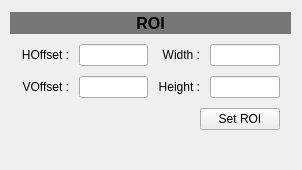
<?xml version="1.0" encoding="UTF-8"?>
<ui version="4.0">
 <class>CamRoi</class>
 <widget class="QWidget" name="CamRoi">
  <property name="geometry">
   <rect>
    <x>0</x>
    <y>0</y>
    <width>302</width>
    <height>170</height>
   </rect>
  </property>
  <property name="sizePolicy">
   <sizepolicy hsizetype="Preferred" vsizetype="Minimum">
    <horstretch>0</horstretch>
    <verstretch>0</verstretch>
   </sizepolicy>
  </property>
  <property name="minimumSize">
   <size>
    <width>0</width>
    <height>0</height>
   </size>
  </property>
  <property name="windowTitle">
   <string>Form</string>
  </property>
  <widget class="QWidget" name="gridLayoutWidget">
   <property name="geometry">
    <rect>
     <x>10</x>
     <y>10</y>
     <width>281</width>
     <height>141</height>
    </rect>
   </property>
   <layout class="QGridLayout" name="gridLayout" columnstretch="0,0,0,0,0,0">
    <property name="topMargin">
     <number>2</number>
    </property>
    <property name="bottomMargin">
     <number>2</number>
    </property>
    <property name="spacing">
     <number>10</number>
    </property>
    <item row="1" column="2">
     <widget class="QLineEdit" name="leHOffset">
      <property name="sizePolicy">
       <sizepolicy hsizetype="Expanding" vsizetype="Fixed">
        <horstretch>0</horstretch>
        <verstretch>0</verstretch>
       </sizepolicy>
      </property>
      <property name="maximumSize">
       <size>
        <width>16777215</width>
        <height>16777215</height>
       </size>
      </property>
     </widget>
    </item>
    <item row="1" column="3">
     <widget class="QLabel" name="labnWidth">
      <property name="text">
       <string>Width :</string>
      </property>
      <property name="alignment">
       <set>Qt::AlignRight|Qt::AlignTrailing|Qt::AlignVCenter</set>
      </property>
     </widget>
    </item>
    <item row="2" column="4">
     <widget class="QLineEdit" name="leHeight">
      <property name="maximumSize">
       <size>
        <width>16777215</width>
        <height>16777215</height>
       </size>
      </property>
     </widget>
    </item>
    <item row="2" column="3">
     <widget class="QLabel" name="labnHeight">
      <property name="text">
       <string>Height :</string>
      </property>
      <property name="alignment">
       <set>Qt::AlignRight|Qt::AlignTrailing|Qt::AlignVCenter</set>
      </property>
     </widget>
    </item>
    <item row="1" column="1">
     <widget class="QLabel" name="labnHOffset">
      <property name="text">
       <string>HOffset :</string>
      </property>
      <property name="alignment">
       <set>Qt::AlignRight|Qt::AlignTrailing|Qt::AlignVCenter</set>
      </property>
     </widget>
    </item>
    <item row="2" column="2">
     <widget class="QLineEdit" name="leVOffset">
      <property name="maximumSize">
       <size>
        <width>16777215</width>
        <height>16777215</height>
       </size>
      </property>
     </widget>
    </item>
    <item row="0" column="0" colspan="6">
     <widget class="QLabel" name="labnTitle">
      <property name="sizePolicy">
       <sizepolicy hsizetype="Preferred" vsizetype="Fixed">
        <horstretch>0</horstretch>
        <verstretch>0</verstretch>
       </sizepolicy>
      </property>
      <property name="minimumSize">
       <size>
        <width>0</width>
        <height>22</height>
       </size>
      </property>
      <property name="font">
       <font>
        <pointsize>12</pointsize>
        <weight>75</weight>
        <bold>true</bold>
       </font>
      </property>
      <property name="styleSheet">
       <string notr="true">background-color: rgb(118, 118, 118);</string>
      </property>
      <property name="text">
       <string>ROI</string>
      </property>
      <property name="alignment">
       <set>Qt::AlignCenter</set>
      </property>
     </widget>
    </item>
    <item row="2" column="1">
     <widget class="QLabel" name="labnVOffset">
      <property name="text">
       <string>VOffset :</string>
      </property>
      <property name="alignment">
       <set>Qt::AlignRight|Qt::AlignTrailing|Qt::AlignVCenter</set>
      </property>
     </widget>
    </item>
    <item row="1" column="5">
     <spacer name="horizontalSpacer_2">
      <property name="orientation">
       <enum>Qt::Horizontal</enum>
      </property>
      <property name="sizeHint" stdset="0">
       <size>
        <width>40</width>
        <height>20</height>
       </size>
      </property>
     </spacer>
    </item>
    <item row="1" column="0">
     <spacer name="horizontalSpacer">
      <property name="orientation">
       <enum>Qt::Horizontal</enum>
      </property>
      <property name="sizeHint" stdset="0">
       <size>
        <width>40</width>
        <height>20</height>
       </size>
      </property>
     </spacer>
    </item>
    <item row="1" column="4">
     <widget class="QLineEdit" name="leWidth">
      <property name="sizePolicy">
       <sizepolicy hsizetype="Expanding" vsizetype="Fixed">
        <horstretch>0</horstretch>
        <verstretch>0</verstretch>
       </sizepolicy>
      </property>
      <property name="maximumSize">
       <size>
        <width>16777215</width>
        <height>16777215</height>
       </size>
      </property>
     </widget>
    </item>
    <item row="3" column="1" colspan="4">
     <layout class="QHBoxLayout" name="horizontalLayout">
      <item>
       <spacer name="horizontalSpacer_3">
        <property name="orientation">
         <enum>Qt::Horizontal</enum>
        </property>
        <property name="sizeHint" stdset="0">
         <size>
          <width>40</width>
          <height>20</height>
         </size>
        </property>
       </spacer>
      </item>
      <item>
       <widget class="QPushButton" name="pbSet">
        <property name="text">
         <string>Set ROI</string>
        </property>
       </widget>
      </item>
     </layout>
    </item>
    <item row="4" column="4">
     <spacer name="verticalSpacer">
      <property name="orientation">
       <enum>Qt::Vertical</enum>
      </property>
      <property name="sizeHint" stdset="0">
       <size>
        <width>20</width>
        <height>40</height>
       </size>
      </property>
     </spacer>
    </item>
   </layout>
  </widget>
 </widget>
 <resources/>
 <connections/>
</ui>
